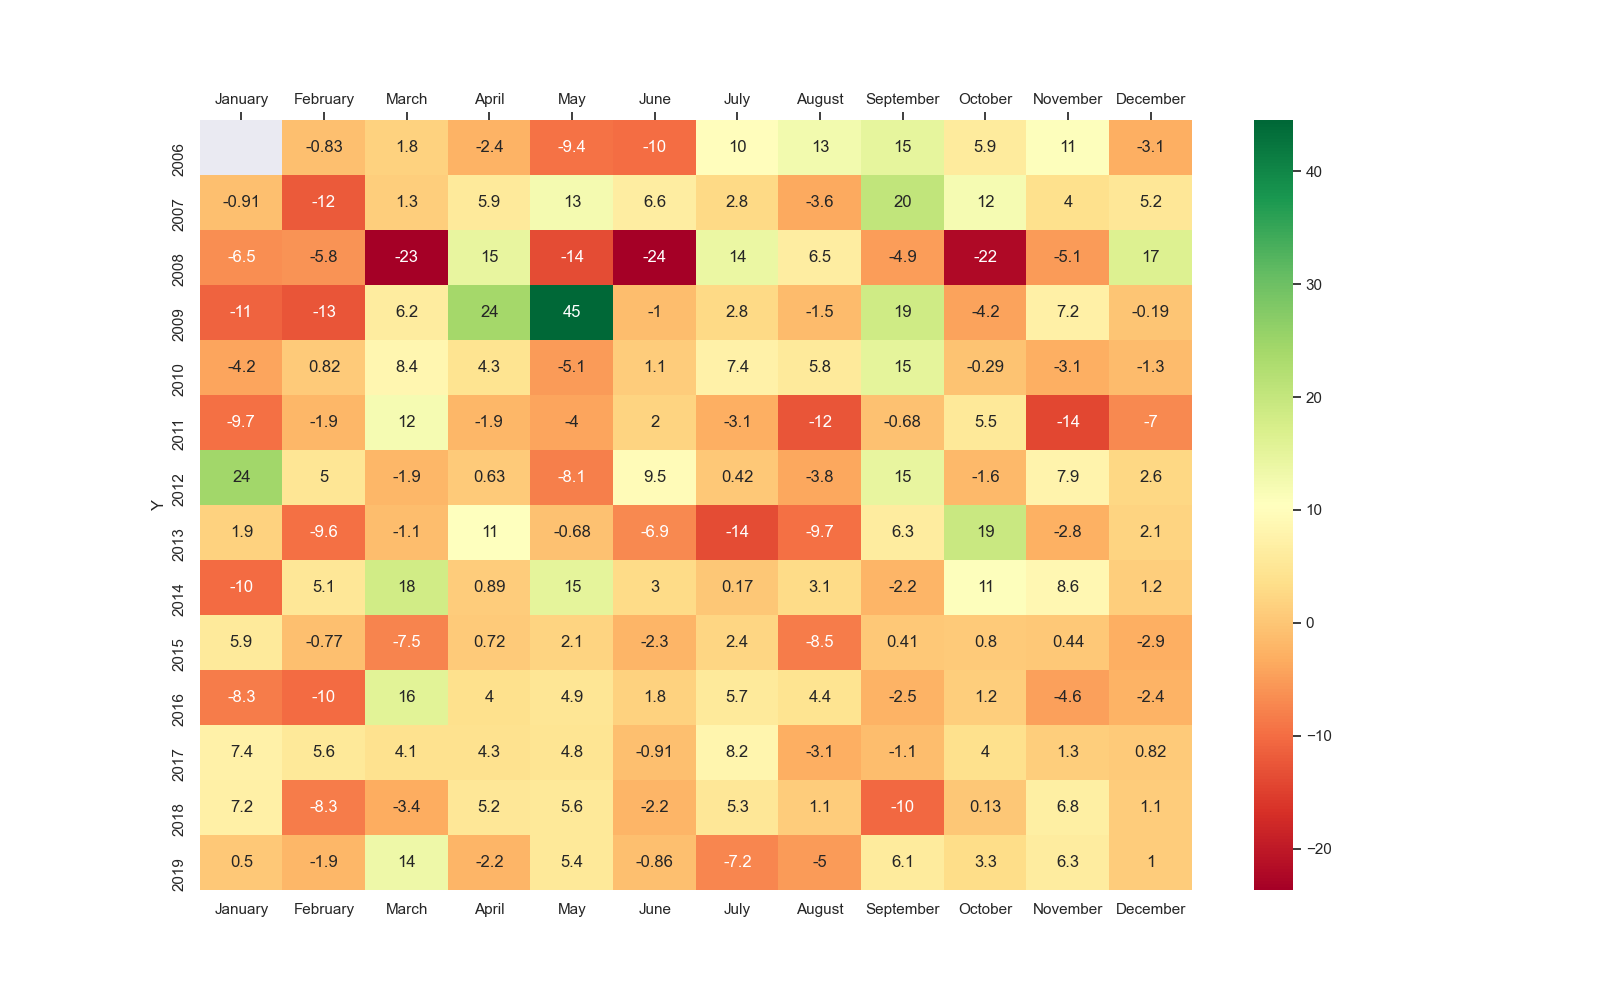

Generate this figure with Python:
import pandas as pd
import matplotlib.pyplot as plt
import calendar
import seaborn as sns; sns.set_theme()

df = pd.read_csv('3131.csv')
df['datetime'] = pd.to_datetime(df['datetime'])
df['M'] = df['datetime'].dt.month
df['Y'] = df['datetime'].dt.year
df.reset_index(drop=True, inplace=True)
df.set_index('datetime',inplace=True)

df_monthly = df.resample('M').last()
df_monthly['returns'] = (df_monthly['close']-df_monthly['close'].shift(1))*100/df_monthly['close'].shift(1)

heatmap_ret = pd.pivot_table(df_monthly,index='Y',columns='M',values=['returns'])
heatmap_ret.columns = [calendar.month_name[i] for i in range(1,13)]

plt.figure(figsize=(16,10))
ax = sns.heatmap(heatmap_ret, cmap='RdYlGn', annot=True)
ax.tick_params(top=True, labeltop=True)

ax.get_figure().savefig('heatmap.png')